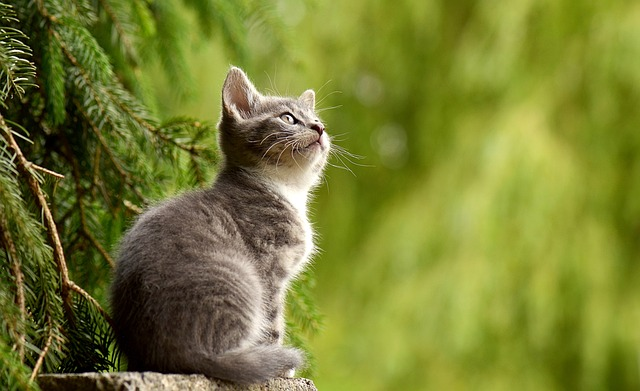
#> input picture PythonImageWorkspace/OpenCV/img.jpg, 640 x 391 px
$ jupyter execute --allow-errors '07. 이미지 자르기.ipynb'
#> lines starting #> are read from the running program, lines starting #| are printed output that depends on the picture
# 7. 이미지 자르기

영역을 잘라서 새로운 윈도우(창)에 표시

[cell 1]
import cv2
img = cv2.imread('img.jpg')
#> img is the input picture: shape (391, 640, 3); mean B, G, R 49.8, 125.8, 119.1
# img.shape # (390,640,3)

crop = img[100:200, 200:400] # 세로 기준 100:200까지, 가로기준 200:400까지 자름
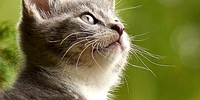
#> crop: shape (100, 200, 3); mean B, G, R 63.5, 116.7, 118.2

cv2.imshow('img',img) # 원본 이미지
cv2.imshow('crop',crop) # 잘린 이미지
cv2.waitKey(0)
cv2.destroyAllWindows()


$ run again, with PythonImageWorkspace/OpenCV/book.jpg copied over PythonImageWorkspace/OpenCV/img.jpg
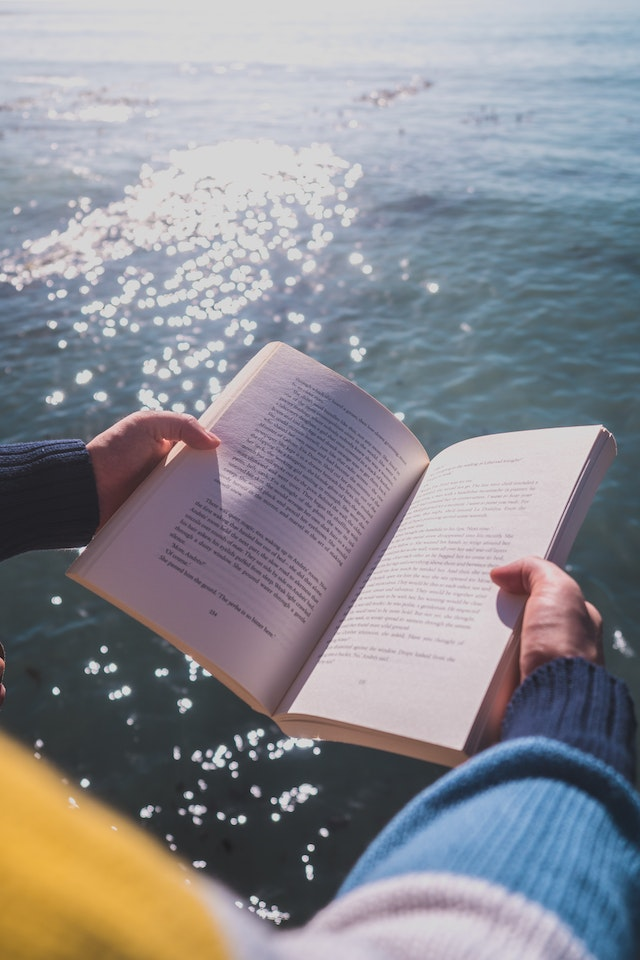
#> input picture PythonImageWorkspace/OpenCV/book.jpg, 640 x 960 px
#> img is the input picture: shape (960, 640, 3); mean B, G, R 145.5, 139.6, 139.3
#> `crop = img[100:200, 200:400]`:
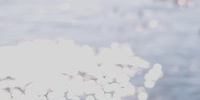
#> crop: shape (100, 200, 3); mean B, G, R 207.8, 201.1, 199.3

$ run again, with PythonImageWorkspace/OpenCV/newspaper.jpg copied over PythonImageWorkspace/OpenCV/img.jpg
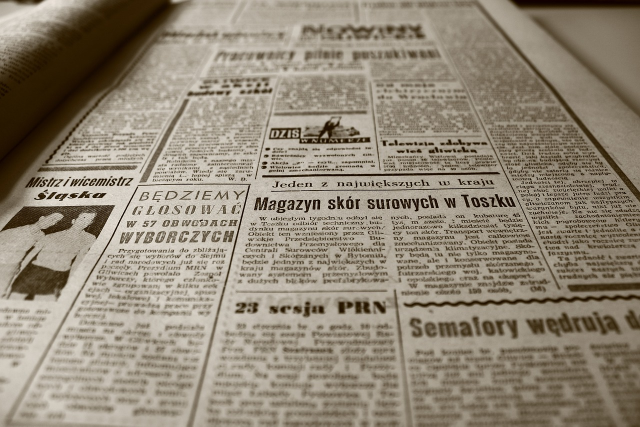
#> input picture PythonImageWorkspace/OpenCV/newspaper.jpg, 1280 x 853 px (shown at 1/2 size)
#> img is the input picture: shape (853, 1280, 3); mean B, G, R 118.6, 135.1, 145.4
#> `crop = img[100:200, 200:400]`:
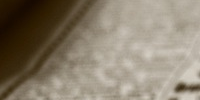
#> crop: shape (100, 200, 3); mean B, G, R 109.9, 127.1, 137.9
